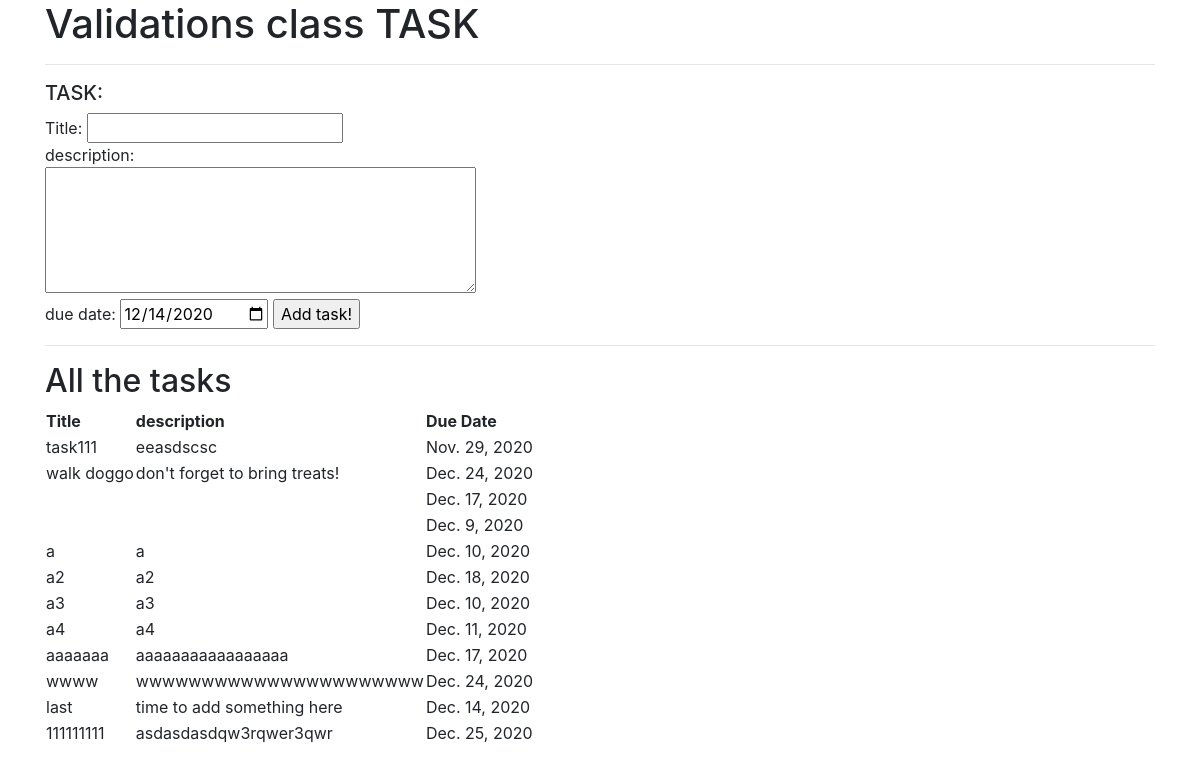
The page / on the database its author committed.
### app_validations/models.py (models this page shows)
class Task(models.Model):
  title = models.CharField(max_length=80)
  descriptions = models.TextField()
  due_date = DateField()
  created_at = models.DateTimeField(auto_now_add = True)
  updated_at = models.DateTimeField(auto_now = True)
  objects = TaskManager() # <-- ADD THIS

### app_validations/views.py (the view)
# urls.py: path('', views.index),
def index(request):
  print('\n------ index -------')
  context = {
    'all_tasks': Task.objects.all(),
    'today' : str(date.today())
  }
  return render(request, 'index.html', context)

### app_validations/templates/index.html (shortened to what this page needs)
<!DOCTYPE html>
<html lang="en">
  <head>
    <link
      rel="stylesheet"
      href="https://cdn.jsdelivr.net/npm/bootstrap@4.5.3/dist/css/bootstrap.min.css"
    />
  </head>
  <body>
    <div class="container">
      <h1>Validations class TASK</h1>
      <hr />
      <form action="/create_task" method="post">
        <h5>TASK:</h5>
        Title: <input type="text" name="title" />
        <br />
        description: <br />
        <textarea name="descriptions" cols="40" rows="5"></textarea>
        <br />
        due date:
        <input type="date" name="due_date" value="{{today}}" />
        <input type="submit" value="Add task!" />
      </form>
      <hr />
      <h2>All the tasks</h2>
      <table>
        <tr>
          <th>Title</th>
          <th>description</th>
          <th>Due Date</th>
        </tr>
        {% for task in all_tasks %}
        <tr>
          <td>{{ task.title }}</td>
          <td>{{ task.descriptions }}</td>
          <td>{{ task.due_date }}</td>
        </tr>
        {% endfor%}
      </table>
    </div>
  </body>
</html>

### rows shown on the page
Task: title "task111", descriptions "eeasdscsc", due_date "Nov. 29, 2020"
Task: title "walk doggo", descriptions "don't forget to bring treats!", due_date "Dec. 24, 2020"
Task: due_date "Dec. 17, 2020"
Task: due_date "Dec. 9, 2020"
Task: title "a", descriptions "a", due_date "Dec. 10, 2020"
Task: title "a2", descriptions "a2", due_date "Dec. 18, 2020"
Task: title "a3", descriptions "a3", due_date "Dec. 10, 2020"
Task: title "a4", descriptions "a4", due_date "Dec. 11, 2020"
Task: title "aaaaaaa", descriptions "aaaaaaaaaaaaaaaaa", due_date "Dec. 17, 2020"
Task: title "wwww", descriptions "wwwwwwwwwwwwwwwwwwwwww", due_date "Dec. 24, 2020"
Task: title "last", descriptions "time to add something here", due_date "Dec. 14, 2020"
Task: title "111111111", descriptions "asdasdasdqw3rqwer3qwr", due_date "Dec. 25, 2020"
